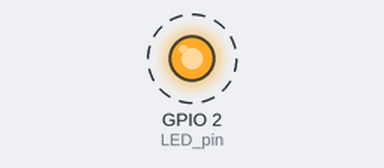
Simulated run of this program. Board: Raspberry Pi (BCM pin numbers). On the bench: output pins drawn as LEDs (lit = HIGH). Dashed ring = blinking.

Above: at 0.5 s.
Timing chart, 0 to 4.6 s (numbered marks = the images above):
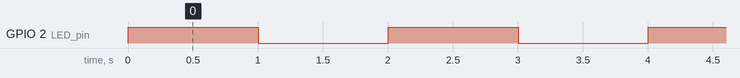

The program:

1_led.py
```python
#
#      공대선배 라즈베리파이썬 #4 LED 켜기
#      youtube 바로가기: https://www.youtube.com/c/공대선배
#      LED를 1초마다 켜고 끄는 코드
#

import RPi.GPIO as GPIO     # 라즈베리파이 GPIO 관련 모듈을 불러옴
import time                 # 시간관련 모듈을 불러옴

GPIO.setmode(GPIO.BCM)      # GPIO 핀들의 번호를 지정하는 규칙 설정

### 이부분은 아두이노 코딩의 setup()에 해당합니다
LED_pin = 2                     # LED 핀은 라즈베리파이 GPIO 2번핀으로
GPIO.setup(LED_pin, GPIO.OUT)   # LED 핀을 출력으로 설정 : 아두이노의 pinmode와 같음

### 이부분은 아두이노 코딩의 loop()에 해당합니다
try:                                    # 이 try 안의 구문을 먼저 수행하고
    while True:                         # 무한루프 시작: 아두이노의 loop()와 같음
        GPIO.output(LED_pin, GPIO.HIGH) # LED 핀에 HIGH 신호 인가(LED 켜짐) : 아두이노의 digitalwrite와 같음
        time.sleep(1)                   # 1초간 대기 : 아두이노의 delay(1000)과 같음
        GPIO.output(LED_pin, GPIO.LOW)  # LED 핀에 LOW 신호 인가(LED 꺼짐) : 아두이노의 ditialwrite와 같음
        time.sleep(1)                   # 1초간 대기

### 이부분은 반드시 추가해주셔야 합니다.
finally:                                # try 구문이 종료되면
    GPIO.cleanup()                      # GPIO 핀들을 초기화
```

Measured:
- by itself, GPIO 2 (LED_pin): alternates HIGH for 1.0 s and LOW for 1.0 s
